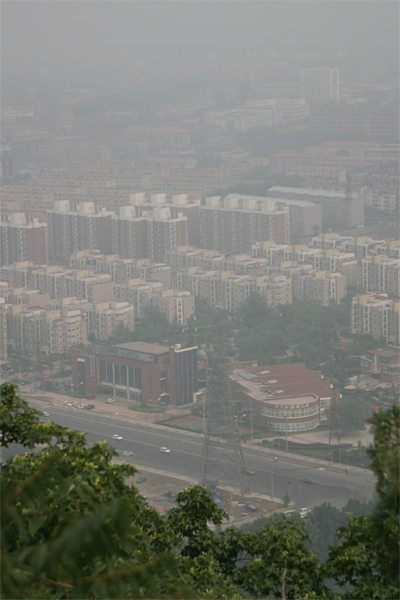
#> input picture images/canon3.bmp, 400 x 600 px
$ python HazeRemovalWidthGuide.py   (Python 2 division)
#> lines starting #> are read from the running program, lines starting #| are printed output that depends on the picture
#!/usr/bin/env python
# encoding: utf-8

from PIL import Image
import numpy as np
from guidedfilter import guidedfilter

def ind2sub(array_shape, ind):
    rows = (ind.astype('int') / array_shape[1])
    cols = (ind.astype('int') % array_shape[1]) # or numpy.mod(ind.astype('int'), array_shape[1])
    return (rows, cols)

def rgb2gray(rgb):
    return np.dot(rgb[...,:3], [0.299, 0.587, 0.114])

imageName = "canon3.bmp"
# imageName = "Haze.jpg"
# imageName = "foggy_bench.jpg"
omega = 0.85
r = 80
eps = 10 ** (-3)
t = 0.1

oriImage = Image.open('images/'+imageName)
#> oriImage is the input picture: PIL image 400x600 RGB; mean R, G, B 123.1, 124.9, 117.8
img = np.array(oriImage).astype(np.double) / 255.0
# numpy rgb2gray don't equal matlab rgb2gray
# grayImage = np.array(oriImage.convert('L')).astype(np.double) / 255.0
grayImage = rgb2gray(img)
#> in rgb2gray, `return np.dot(rgb[...,:3], [0.299, 0.587, 0.114])`:
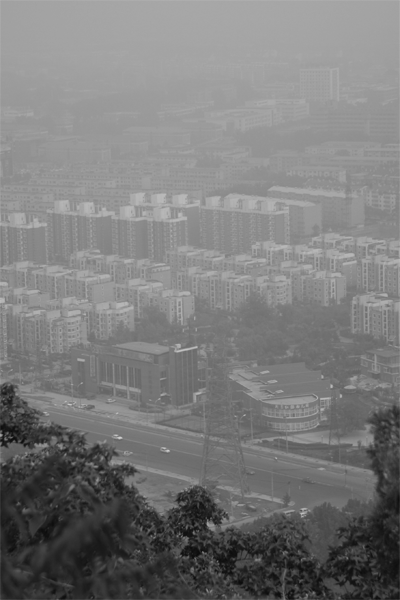
#> returned value: shape (600, 400) float64; min 0.0438, max 0.821, mean 0.484


imageSize = img.shape
#> imageSize = (600, 400, 3)
darkImage = img.min(axis=2)
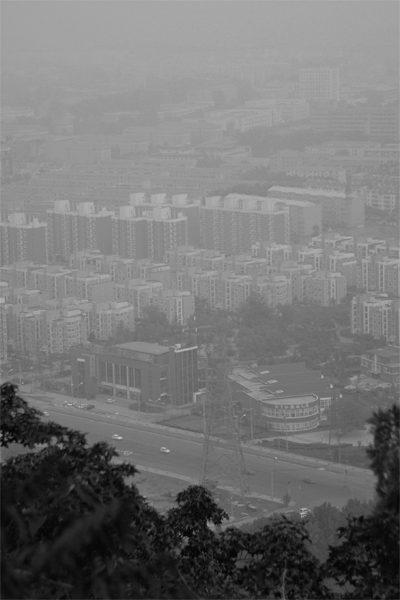
#> darkImage: shape (600, 400) float64; min 0.0157, max 0.78, mean 0.457

# 滤波
# ordfilt2
(i, j) = ind2sub(darkImage.shape, darkImage.argmax())
#> in ind2sub, `rows = (ind.astype('int') / array_shape[1])`: rows = 437
#> in ind2sub, `cols = (ind.astype('int') % array_shape[1]) # or numpy.mod(ind.astype(..`: cols = 120
#> i = 437; j = 120
A = img[i, j, :].mean()
#> A = 0.813
transmission = 1 - omega * darkImage / A
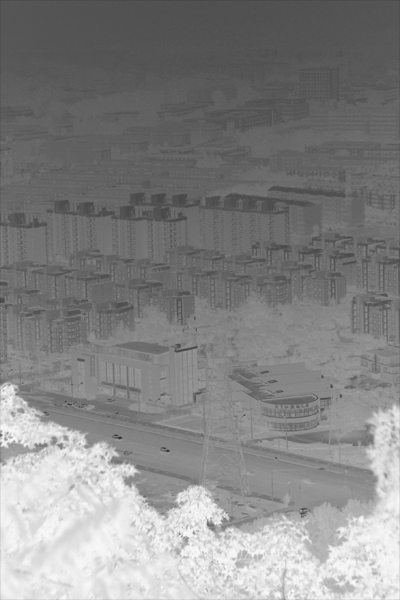
#> transmission: shape (600, 400) float64; min 0.184, max 0.984, mean 0.522

#> (the run stopped early here; a loop or call above may not have finished)

$ run again, with image_remove/Haze.jpg saved as images/canon3.bmp
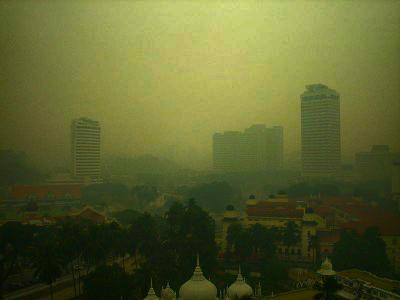
#> input picture image_remove/Haze.jpg, 400 x 300 px
#> oriImage is the input picture: PIL image 400x300 RGB; mean R, G, B 90.9, 96.9, 46.8
#> `darkImage = img.min(axis=2)`:
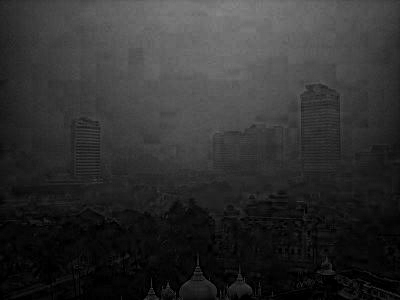
#> darkImage: shape (300, 400) float64; min 0, max 0.522, mean 0.183
#> rows = 14
#> cols = 218
#> i = 14; j = 218
#> A = 0.716
#> `transmission = 1 - omega * darkImage / A`:
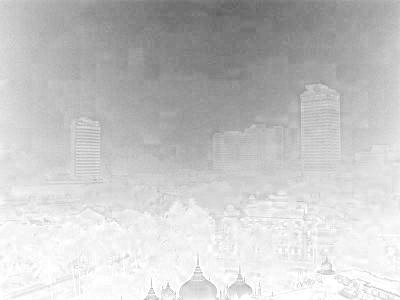
#> transmission: shape (300, 400) float64; min 0.381, max 1, mean 0.782
